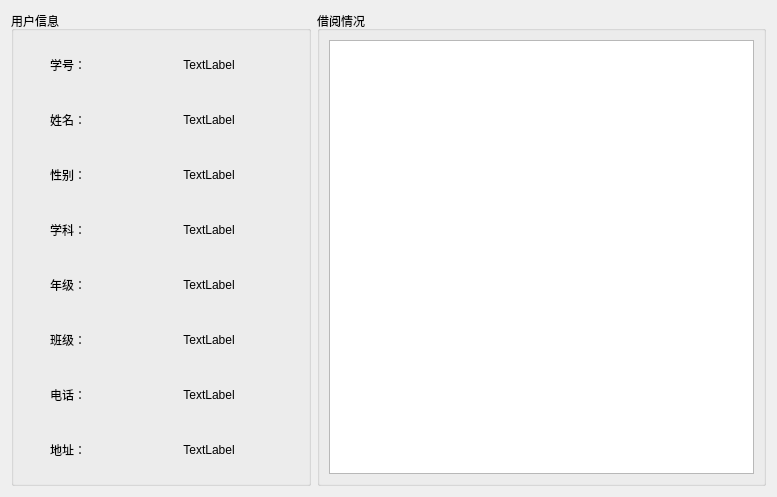
<?xml version="1.0" encoding="UTF-8"?>
<ui version="4.0">
 <class>CUserInfoDialog</class>
 <widget class="QDialog" name="CUserInfoDialog">
  <property name="geometry">
   <rect>
    <x>0</x>
    <y>0</y>
    <width>777</width>
    <height>497</height>
   </rect>
  </property>
  <property name="windowTitle">
   <string>信息</string>
  </property>
  <layout class="QHBoxLayout" name="horizontalLayout_2" stretch="2,3">
   <item>
    <widget class="QGroupBox" name="groupBox_2">
     <property name="title">
      <string>用户信息</string>
     </property>
     <layout class="QGridLayout" name="gridLayout">
      <item row="2" column="0">
       <widget class="QLabel" name="label_3">
        <property name="text">
         <string>性别：</string>
        </property>
        <property name="alignment">
         <set>Qt::AlignCenter</set>
        </property>
       </widget>
      </item>
      <item row="4" column="0">
       <widget class="QLabel" name="label_5">
        <property name="text">
         <string>年级：</string>
        </property>
        <property name="alignment">
         <set>Qt::AlignCenter</set>
        </property>
       </widget>
      </item>
      <item row="1" column="1" colspan="2">
       <widget class="QLabel" name="label_name">
        <property name="text">
         <string>TextLabel</string>
        </property>
        <property name="alignment">
         <set>Qt::AlignCenter</set>
        </property>
       </widget>
      </item>
      <item row="4" column="1" colspan="2">
       <widget class="QLabel" name="label_grade">
        <property name="text">
         <string>TextLabel</string>
        </property>
        <property name="alignment">
         <set>Qt::AlignCenter</set>
        </property>
       </widget>
      </item>
      <item row="0" column="1" colspan="2">
       <widget class="QLabel" name="label_stuid">
        <property name="text">
         <string>TextLabel</string>
        </property>
        <property name="alignment">
         <set>Qt::AlignCenter</set>
        </property>
       </widget>
      </item>
      <item row="3" column="1" colspan="2">
       <widget class="QLabel" name="label_depname">
        <property name="text">
         <string>TextLabel</string>
        </property>
        <property name="alignment">
         <set>Qt::AlignCenter</set>
        </property>
       </widget>
      </item>
      <item row="2" column="1" colspan="2">
       <widget class="QLabel" name="label_sex">
        <property name="text">
         <string>TextLabel</string>
        </property>
        <property name="alignment">
         <set>Qt::AlignCenter</set>
        </property>
       </widget>
      </item>
      <item row="0" column="0">
       <widget class="QLabel" name="label">
        <property name="text">
         <string>学号：</string>
        </property>
        <property name="alignment">
         <set>Qt::AlignCenter</set>
        </property>
       </widget>
      </item>
      <item row="1" column="0">
       <widget class="QLabel" name="label_2">
        <property name="text">
         <string>姓名：</string>
        </property>
        <property name="alignment">
         <set>Qt::AlignCenter</set>
        </property>
       </widget>
      </item>
      <item row="3" column="0">
       <widget class="QLabel" name="label_4">
        <property name="text">
         <string>学科：</string>
        </property>
        <property name="alignment">
         <set>Qt::AlignCenter</set>
        </property>
       </widget>
      </item>
      <item row="5" column="0">
       <widget class="QLabel" name="label_6">
        <property name="text">
         <string>班级：</string>
        </property>
        <property name="alignment">
         <set>Qt::AlignCenter</set>
        </property>
       </widget>
      </item>
      <item row="6" column="0">
       <widget class="QLabel" name="label_7">
        <property name="text">
         <string>电话：</string>
        </property>
        <property name="alignment">
         <set>Qt::AlignCenter</set>
        </property>
       </widget>
      </item>
      <item row="7" column="0">
       <widget class="QLabel" name="label_8">
        <property name="text">
         <string>地址：</string>
        </property>
        <property name="alignment">
         <set>Qt::AlignCenter</set>
        </property>
       </widget>
      </item>
      <item row="7" column="1" colspan="2">
       <widget class="QLabel" name="label_addr">
        <property name="text">
         <string>TextLabel</string>
        </property>
        <property name="alignment">
         <set>Qt::AlignCenter</set>
        </property>
       </widget>
      </item>
      <item row="6" column="1" colspan="2">
       <widget class="QLabel" name="label_tel">
        <property name="text">
         <string>TextLabel</string>
        </property>
        <property name="alignment">
         <set>Qt::AlignCenter</set>
        </property>
       </widget>
      </item>
      <item row="5" column="1" colspan="2">
       <widget class="QLabel" name="label_class">
        <property name="text">
         <string>TextLabel</string>
        </property>
        <property name="alignment">
         <set>Qt::AlignCenter</set>
        </property>
       </widget>
      </item>
     </layout>
    </widget>
   </item>
   <item>
    <widget class="QGroupBox" name="groupBox">
     <property name="title">
      <string>借阅情况</string>
     </property>
     <layout class="QHBoxLayout" name="horizontalLayout">
      <item>
       <widget class="QTableView" name="UserInfoView">
        <property name="editTriggers">
         <set>QAbstractItemView::NoEditTriggers</set>
        </property>
        <property name="selectionMode">
         <enum>QAbstractItemView::SingleSelection</enum>
        </property>
        <property name="selectionBehavior">
         <enum>QAbstractItemView::SelectRows</enum>
        </property>
       </widget>
      </item>
     </layout>
    </widget>
   </item>
  </layout>
 </widget>
 <resources/>
 <connections/>
</ui>
